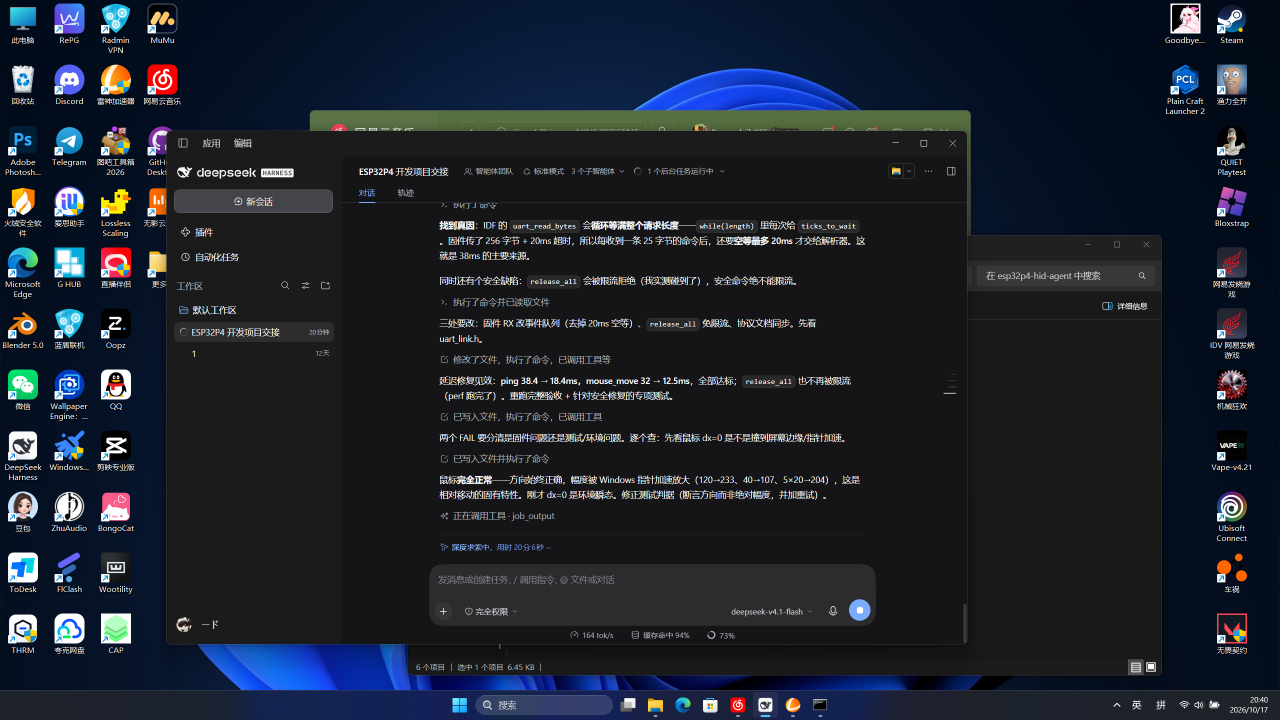
#> input picture pc/e2e_before.png, 2560 x 1440 px (shown at 1/2 size)
$ python poster-plan.py ../pc/e2e_before.png
#> lines starting #> are read from the running program, lines starting #| are printed output that depends on the picture; after the words box and inside, x2 and y2 are one past the last pixel; in counts of white or black regions, pixels touching at a corner belong together
#!/usr/bin/env python
# -*- coding: utf-8 -*-
"""tools/poster-plan.py — 照片 -> 画图「色块画」计划（用画图自带调色板的 20 个颜色）。

为什么是 20 个固定色：画图的「编辑颜色」对话框是 WinUI 模态窗，UIA 一碰就卡死
（实测把整个画图卡住），所以只能用调色板格子（点一下 = 设当前颜色）。
这 20 色是画图自带的经典调色板，够画人像：肤色→棕/粉/米/金，阴影→灰。

输出：*-poster-plan.json（分组落笔计划）+ *-preview.png（= 量化后的成品预览）
用法：python tools/poster-plan.py 照片.jpg --canvas 750x1050 --out inbox/xxx
"""
from __future__ import annotations

import argparse
import json
import math
import os
import sys

import numpy as np
from PIL import Image

# 画图经典 20 色（调色板两行 9 格 + 黑/白），索引与 paint-color.ps1 对齐
PALETTE = [
    ("black", 0, 0, (0, 0, 0)),
    ("white", 0, 0, (255, 255, 255)),
    ("gray", 1, 0, (127, 127, 127)),
    ("darkred", 1, 1, (136, 0, 21)),
    ("red", 1, 2, (237, 28, 36)),
    ("orange", 1, 3, (255, 127, 39)),
    ("yellow", 1, 4, (255, 242, 0)),
    ("green", 1, 5, (34, 177, 76)),
    ("cyan", 1, 6, (0, 162, 232)),
    ("blue", 1, 7, (63, 72, 204)),
    ("purple", 1, 8, (163, 73, 164)),
    ("lightgray", 2, 0, (195, 195, 195)),
    ("brown", 2, 1, (185, 122, 87)),
    ("pink", 2, 2, (255, 174, 201)),
    ("gold", 2, 3, (255, 201, 14)),
    ("cream", 2, 4, (239, 228, 176)),
    ("lime", 2, 5, (181, 230, 29)),
    ("palecyan", 2, 6, (153, 217, 234)),
    ("steel", 2, 7, (112, 146, 190)),
    ("lavender", 2, 8, (200, 191, 231)),
]

MIN_AREA = 40          # 小于这个面积的色块不画（省时间，看不出来）
BRUSH_TIERS = (3, 5, 8, 12, 18, 26)   # 笔径档位（按画布大小缩放）：档位少=换笔少，画得快


def quantize(rgb: np.ndarray) -> np.ndarray:
    """每像素取最近的调色板颜色（RGB 欧氏距离）。"""
    pal = np.array([c[3] for c in PALETTE], dtype=np.int32)
    flat = rgb.reshape(-1, 3).astype(np.int32)
    d = ((flat[:, None, :] - pal[None, :, :]) ** 2).sum(axis=2)
    return d.argmin(axis=1).reshape(rgb.shape[:2])


def region_strokes(mask: np.ndarray, brush: int, ox: int, oy: int) -> list:
    """把一个色块涂满：蛇形横扫，上下两行能接上就并成同一笔（少抬笔=快得多）。

    笔是圆的，直径≈brush，所以路径按 0.55*brush 行距走；mask 先内缩一点，
    防止笔的半径把颜色洇到旁边的白底上。
    """
    h, w = mask.shape
    ys, xs = np.where(mask)
    if len(ys) == 0:
        return []
    y0, y1, x0, x1 = ys.min(), ys.max(), xs.min(), xs.max()
    step = max(2, int(round(brush * 0.55)))
    paths = []
    cur = []
    last_x = None
    row_i = 0
    for y in range(y0, y1 + 1, step):
        yy = min(h - 1, y + step // 2)
        row = mask[yy]
        runs = []
        start = None
        for x in range(x0, x1 + 2):
            on = x <= x1 and row[x]
            if on and start is None:
                start = x
            elif not on and start is not None:
                runs.append((start, x - 1))
                start = None
        if not runs:
            continue
        if row_i % 2:
            runs = [(b, a) for a, b in runs[::-1]]
        for a, b in runs:
            lo, hi = (a, b) if a <= b else (b, a)
            if hi - lo < 1:
                continue
            n = max(2, int((hi - lo) / 6) + 1)
            pts = [[ox + lo + (hi - lo) * i / (n - 1), oy + yy] for i in range(n)]
            if a > b:
                pts = pts[::-1]
            joinable = (last_x is not None and cur and lo - 6 <= last_x <= hi + 6)
            if joinable:
                cur.extend(pts)
            else:
                if cur:
                    paths.append(cur)
                cur = pts
            last_x = pts[-1][0]
        row_i += 1
    if cur:
        paths.append(cur)
    return paths


def main(argv: list[str] | None = None) -> int:
    ap = argparse.ArgumentParser(description="照片 -> 画图调色板色块画计划")
    ap.add_argument("photo")
    ap.add_argument("--canvas", default="750x1050", help="画布 宽x高")
    ap.add_argument("--out", default=None)
    ap.add_argument("--min-area", type=int, default=MIN_AREA)
    ap.add_argument("--brush-factor", type=float, default=0.7,
                    help="笔径 = 色块半径 * 这个系数（大了颜色会洇到旁边）")
    a = ap.parse_args(argv)

    if not os.path.isfile(a.photo):
        print(json.dumps({"ok": False, "err": "照片不存在: %s" % a.photo}, ensure_ascii=False))
        return 1
    cw, ch = (int(v) for v in a.canvas.lower().split("x"))
    base = a.out or os.path.splitext(a.photo)[0] + "-poster"

    src = Image.open(a.photo).convert("RGB")
#> src is the input picture: PIL image 2560x1440 RGB; mean R, G, B 28.4, 34, 44.5
    sc = min(cw / float(src.width), ch / float(src.height))
#> sc = 0.293
    nw, nh = max(2, int(src.width * sc)), max(2, int(src.height * sc))
#> nw = 750; nh = 421
    small = src.resize((nw, nh), Image.LANCZOS).filter(__import__("PIL.ImageFilter", fromlist=["x"]).MedianFilter(5))
    ox, oy = (cw - nw) // 2, (ch - nh) // 2
#> ox = 0; oy = 314
    rgb = np.asarray(small, dtype=np.int32)
    labels = quantize(rgb)
#> in quantize, `return d.argmin(axis=1).reshape(rgb.shape[:2])`:
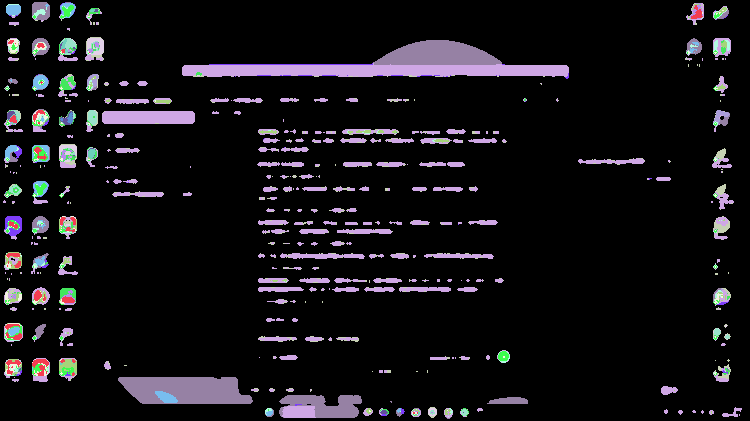
#> returned value: shape (421, 750) int64; 20 distinct labels, from 0 to 19; one colour per label, 0 black

    try:
        import cv2
    except ImportError:
        print(json.dumps({"ok": False, "err": "需要 opencv（pip install opencv-python-headless）"},
                         ensure_ascii=False))
        return 2

    scale = min(cw, ch) / 750.0
    tiers = sorted({max(2, int(round(t * scale))) for t in BRUSH_TIERS})

    groups = []
    total_strokes = total_verts = 0
    preview = np.full((ch, cw, 3), 255, dtype=np.uint8)
    for idx, (name, row, col, rgbv) in enumerate(PALETTE):
        if name == "white":
            continue                      # 白 = 留白，不用画
        mask = (labels == idx).astype(np.uint8)
        if not mask.any():
            continue
        # 先做一点开运算，把椒盐碎块吃掉（少几百个碎块 = 少几百笔）
        mask = cv2.morphologyEx(mask, cv2.MORPH_OPEN,
                                cv2.getStructuringElement(cv2.MORPH_ELLIPSE, (3, 3)))
        if not mask.any():
            continue
        n, lab, stats, _ = cv2.connectedComponentsWithStats(mask, 8)
        per_brush = {}
        for i in range(1, n):
            area = int(stats[i, cv2.CC_STAT_AREA])
            if area < a.min_area:
                continue
            comp = (lab == i)
            # 笔径看"这块有多粗"，不是看面积：又长又窄的块用大笔会糊一片
            dt = cv2.distanceTransform(comp.astype(np.uint8), cv2.DIST_L2, 5)
            # 用「典型半厚度」而不是最大值：又长又细的块用大笔会糊掉
            r_in = float(np.percentile(dt[comp], 60)) if comp.any() else 1.0
            want = 2.0 * max(1.0, r_in) * a.brush_factor
            brush = tiers[-1]
            for t in tiers:
                if want <= t:
                    brush = t
                    break
            # 内缩一点：笔是圆的，半径会往外洇，不缩就会把颜色刷到白底上
            k = max(1, min(3, int(round(brush * 0.3))))
            ker = cv2.getStructuringElement(cv2.MORPH_ELLIPSE, (2 * k + 1, 2 * k + 1))
            er = cv2.erode(comp.astype(np.uint8), ker)
            if er.any():
                comp = er.astype(bool)
            strokes = region_strokes(comp, brush, ox, oy)
            if not strokes:
                continue
            per_brush.setdefault(brush, []).extend(strokes)
            full = np.zeros((ch, cw), dtype=bool)
            full[oy:oy + nh, ox:ox + nw] = comp
            preview[full] = rgbv
        for brush, strokes in per_brush.items():
            groups.append({"color": name, "rgb": list(rgbv), "row": row, "col": col,
                           "brush": brush, "strokes": strokes})
            total_strokes += len(strokes)
            total_verts += sum(len(s) for s in strokes)
#> this loop made 20 passes
#> n on passes 1, 3, 4, 5, 6, 7, 8, 9, 10, 11, 12, 13: 4, 229, 17, 7, 11, 3, 10, 21, 21, 4, 33, 13
#> pass 1, in main, `mask = (labels == idx).astype(np.uint8)`:
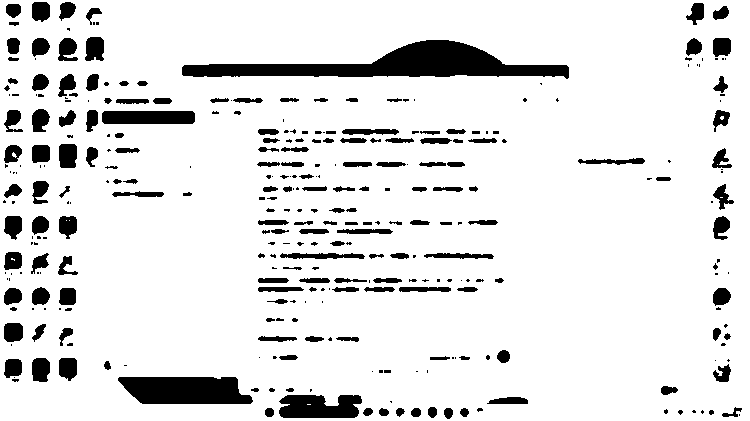
#> mask: shape (421, 750); values 0 (black) and 1 (white), 89% white; 327 black regions (153 under 20 px), largest, box (x1, y1, x2, y2) and area: (182, 40, 569, 79) 6797, (118, 377, 253, 404) 3091, (279, 395, 362, 418) 1607
#> pass 1, in main, `n, lab, stats, _ = cv2.connectedComponentsWithStats(mask, 8)`:
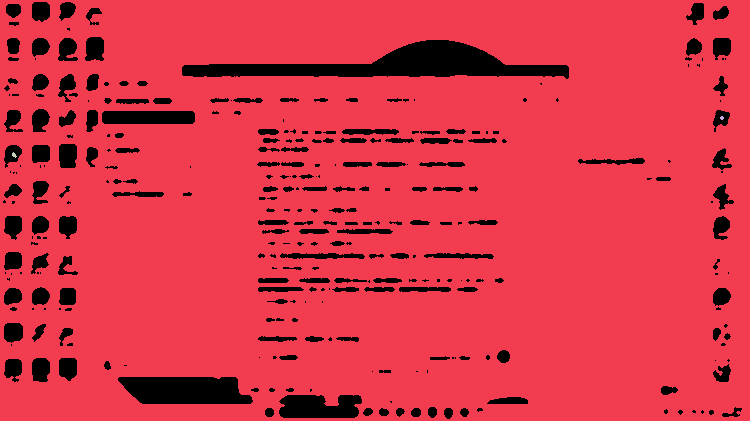
#> lab: shape (421, 750) int32; 4 distinct labels, from 0 to 3; one colour per label, 0 black
#> after the loop:
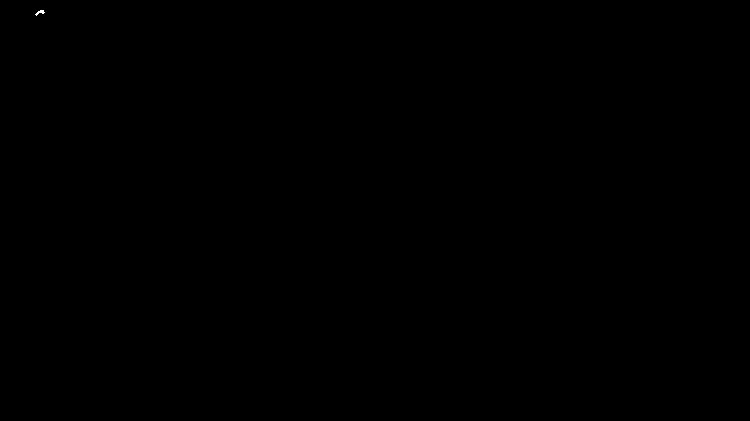
#> comp: shape (421, 750) bool; 0.01% white in thin lines or dots, all inside (x1, y1, x2, y2) = (35, 10, 45, 16)
#> after the loop:
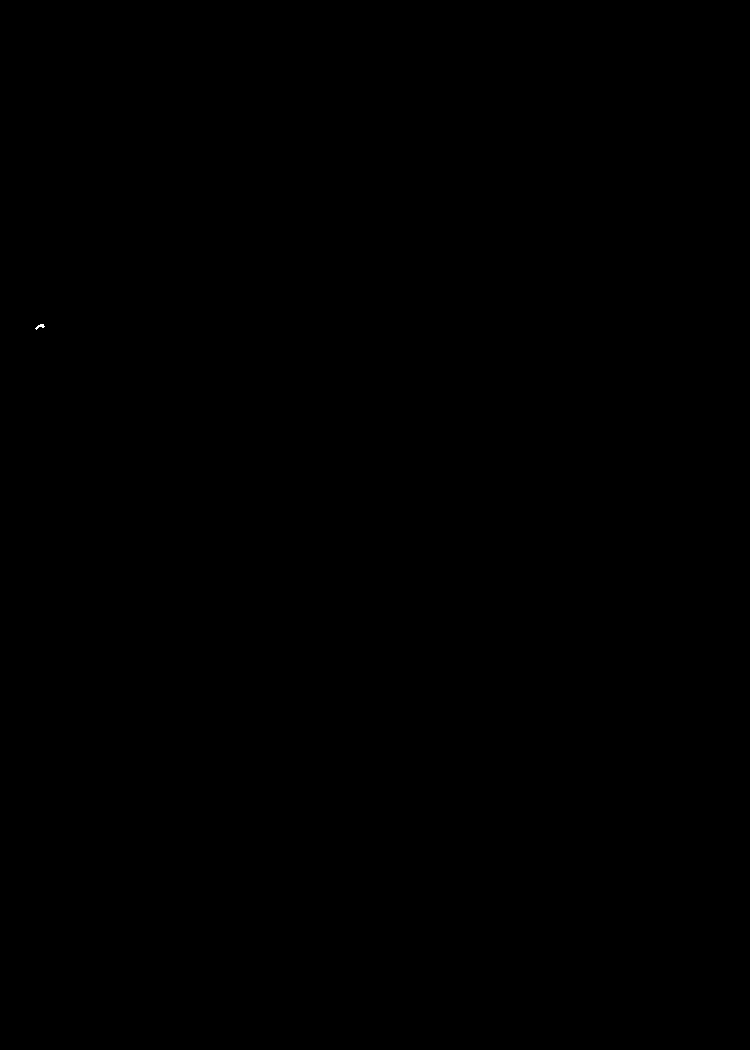
#> full: shape (1050, 750) bool; 0% white in thin lines or dots, all inside (x1, y1, x2, y2) = (35, 324, 45, 330)
#> after the loop:
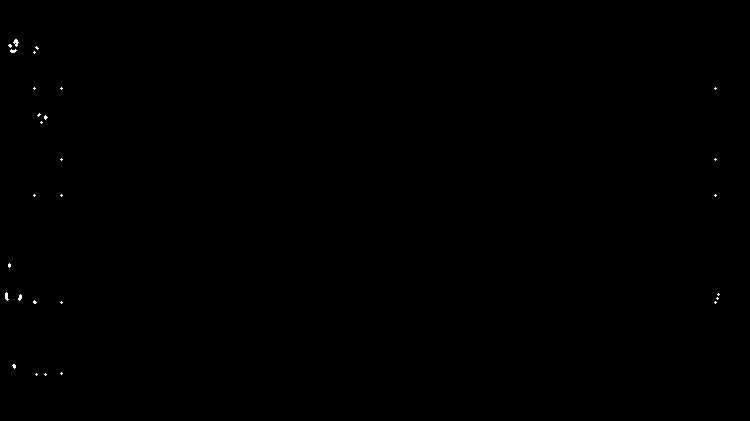
#> mask: shape (421, 750); values 0 (black) and 1 (white), 0.08% white in thin lines or dots, all inside (x1, y1, x2, y2) = (5, 39, 720, 376)
#> after the loop:
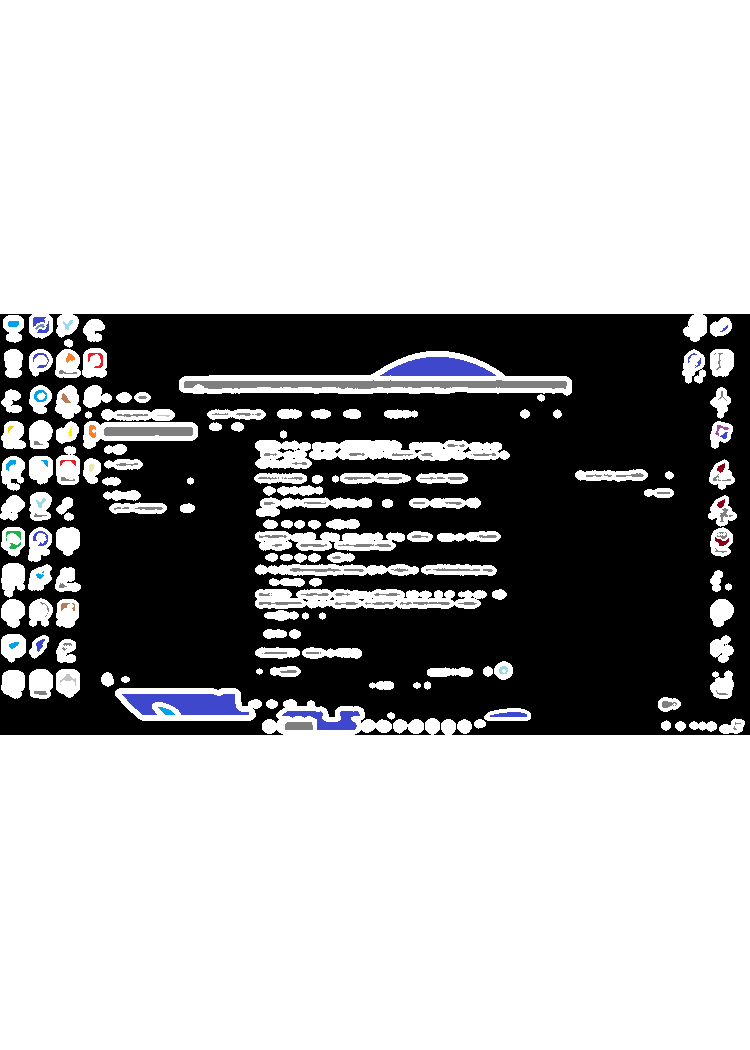
#> preview: shape (1050, 750, 3); mean of channels 0, 1, 2 174.4, 174.4, 175.2; drawn as R, G, B
#> after the loop, groups = 20 items; total_strokes = 322; total_verts = 4086

    # 大笔先画、小笔后画（细节压在上面），同笔径按颜色聚在一起减少换色
    groups.sort(key=lambda g: (-g["brush"], g["color"]))
    groups = [{"color": g["color"], "rgb": g["rgb"], "row": g["row"], "col": g["col"],
               "brush": g["brush"], "strokes": g["strokes"]} for g in groups]

    os.makedirs(os.path.dirname(os.path.abspath(base)) or ".", exist_ok=True)
    plan_path = base + "-plan.json"
    with open(plan_path, "w", encoding="utf-8") as f:
        json.dump({"ok": True, "canvas": [cw, ch], "offset": [ox, oy], "groups": groups},
                  f, ensure_ascii=False)
    prev_path = base + "-preview.png"
    Image.fromarray(preview, mode="RGB").save(prev_path, "PNG")

    est = total_verts * 0.013 + total_strokes * 0.06
#> est = 72.44
    print(json.dumps({"ok": True, "plan": plan_path, "preview": prev_path,
                      "groups": len(groups), "colors": sorted({g["color"] for g in groups}),
                      "strokes": total_strokes, "vertices": total_verts,
                      "est_seconds": round(est, 1)}, ensure_ascii=False))
#> (printed output is left out)
    return 0


if __name__ == "__main__":
    sys.exit(main())
#> (the program exits here)
